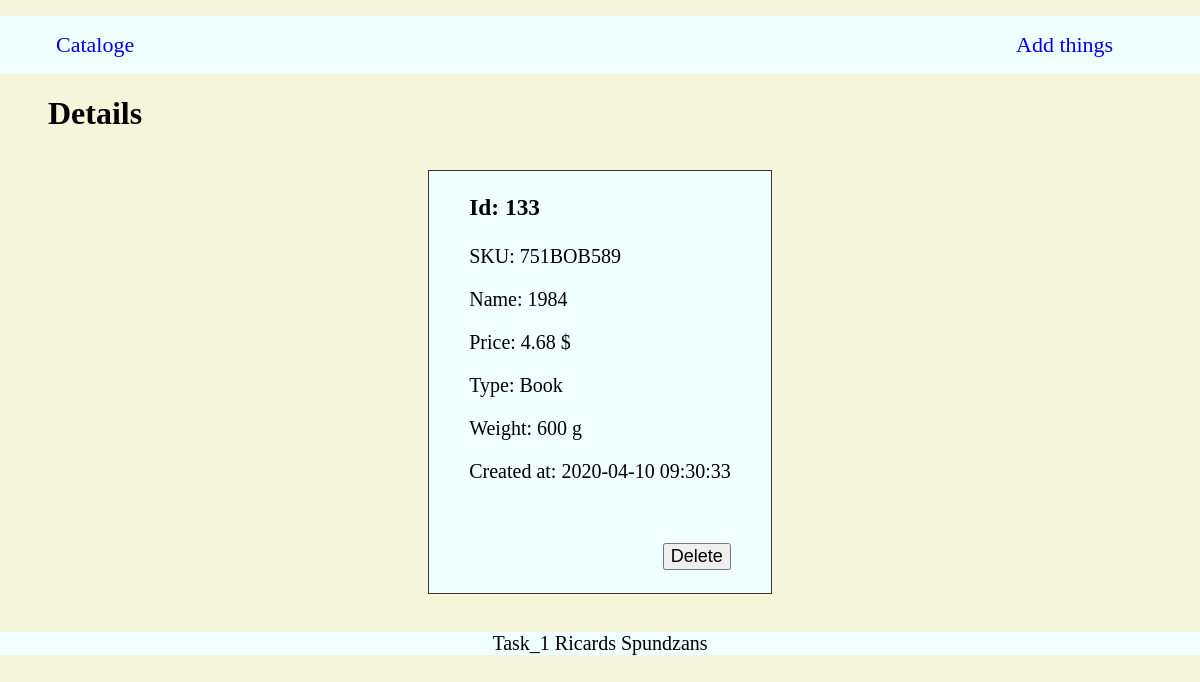
The app's page /details.php?id=133 with its own data.
### tables this page shows
CREATE TABLE `things` (
  `id` int(11) NOT NULL,
  `sku` varchar(255) NOT NULL,
  `name` varchar(255) NOT NULL,
  `price` decimal(11,2) NOT NULL,
  `type` int(11) NOT NULL,
  `parameter_1` double NOT NULL,
  `parameter_2` double NOT NULL,
  `parameter_3` double NOT NULL,
  `created_at` timestamp NOT NULL DEFAULT current_timestamp()
);

### details.php (the view, shortened to what this page needs)
<?php
include('config/db_connect.php');
class productDisplay {
   public function __construct($thing){
      $this->id = $thing['id'];
      $this->sku = $thing['sku'];
      $this->name = $thing['name'];
      $this->price = $thing['price'];
      $this->created_at = $thing['created_at'];
      switch ($thing['type']) {
         case '3':
            $this->type = 'Book';
            $this->parameterAll = 'Weight: ' . $thing['parameter_1'] . ' g';
         break;
      }
   }
}
if (isset($_GET['id'])) {
   $id = mysqli_real_escape_string($conn, $_GET['id']);
   $sql = "SELECT * FROM things WHERE id = $id";
   $result = mysqli_query($conn, $sql);
   $thing = mysqli_fetch_assoc($result);
   $selectedProduct = new productDisplay($thing);
}
 ?>
 <!DOCTYPE html>
 <html lang="en" dir="ltr">
<?php include('templates/header.php'); ?>
<div class="nname">
   <h1>Details</h1>
</div>
<div class="detailBox">
   <div class="detailsAll">
      <?php if($thing): ?>
         <h3>Id: <?php echo htmlspecialchars($selectedProduct->id) ?></h3>
         <p>SKU: <?php echo htmlspecialchars($selectedProduct->sku) ?></p>
         <p>Name: <?php echo htmlspecialchars($selectedProduct->name) ?></p>
         <p>Price: <?php echo htmlspecialchars($selectedProduct->price)." $" ?></p>
         <p>Type: <?php echo htmlspecialchars($selectedProduct->type) ?></p>
         <p><?php echo htmlspecialchars($selectedProduct->parameterAll) ?></p>
         <p>Created at: <?php echo date($selectedProduct->created_at) ?></p>
         <div class="deleteDetail">
           <form class="" action="details.php" method="POST">
              <input type="submit" name="delete" value="Delete" class = "btn">
           </form>
         </div>
         <br>
      <?php else: ?>
         <h5>There is nothing with this ID...</h5>
      <?php endif; ?>
   </div>
</div>
   <?php include('templates/footer.php'); ?>
</html>

### records on screen
things: id "133", sku "751BOB589", name "1984", price "4.68", parameter_1 "Weight: 600 g", created_at "2020-04-10 09:30:33"

### other values on screen
$selectedProduct->type "Book"
